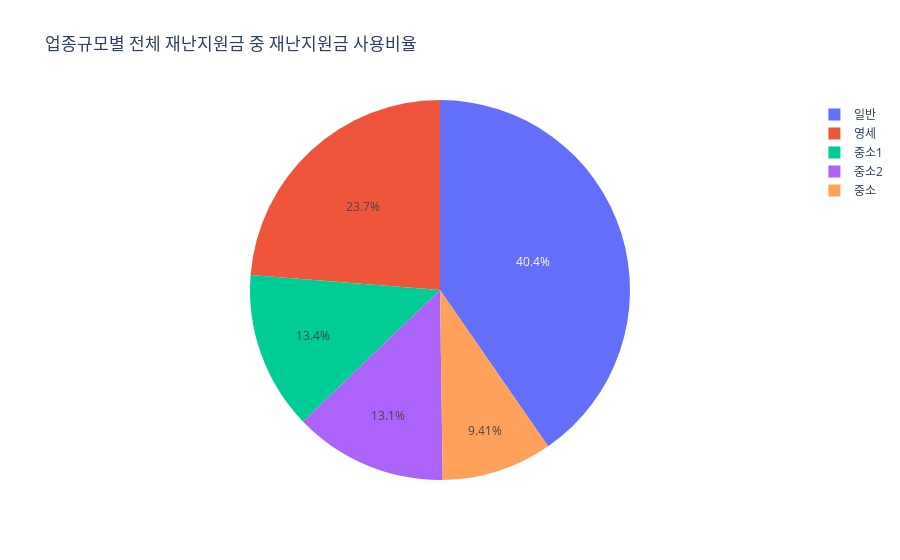

Source (notebook cell):
### Code cell
import plotly.express as px
fran_dis_rate = jeju_all.groupby(['franclass'])[['disspent']].sum() * 100 / sum(jeju_all.disspent)

fig = px.pie(fran_dis_rate, values = 'disspent', names=fran_dis_rate.index.values,
             title='업종규모별 전체 재난지원금 중 재난지원금 사용비율')
fig.show()

### Figure 1 — Plotly figure (JSON) as saved in the notebook; plotly's stock layout.template omitted (floating-point values rounded to 4 significant figures)
{"data": [{"domain": {"x": [0, 1], "y": [0, 1]}, "hovertemplate": "label=%{label}<br>disspent=%{value}<extra></extra>", "labels": ["영세", "일반", "중소", "중소1", "중소2"], "legendgroup": "", "name": "", "showlegend": true, "type": "pie", "values": [23.73, 40.36, 9.407, 13.44, 13.05]}], "layout": {"legend": {"tracegroupgap": 0}, "title": {"text": "업종규모별 전체 재난지원금 중 재난지원금 사용비율"}}}
